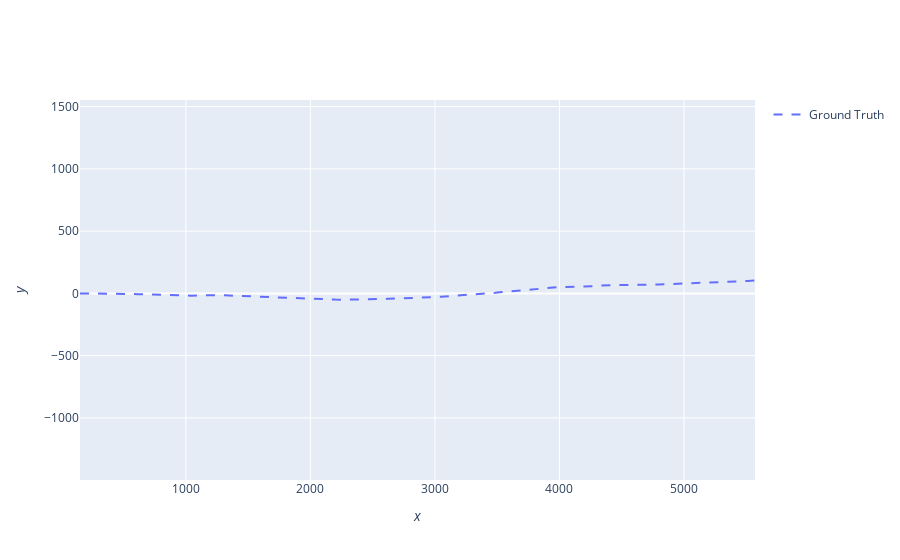

Notebook code cell kept with this figure:
### Markdown cell above
Plot ground truths using the Plotterly class

### Code cell
from stonesoup.plotter import Plotterly

plotter = Plotterly()
plotter.plot_ground_truths(truths, [0, 2])
plotter.fig
